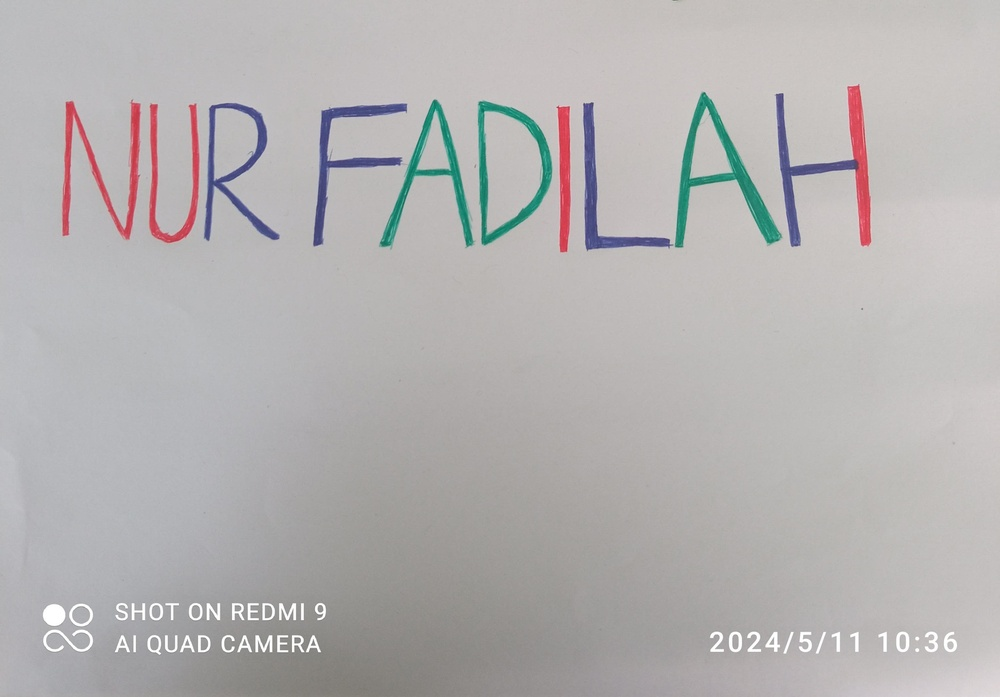
#> input picture dilaaaaaaaa/dila.jpg, 1000 x 697 px, shrunk from 3120 x 2174 before the run
$ jupyter execute Untitled.ipynb
#> lines starting #> are read from the running program, lines starting #| are printed output that depends on the picture; after the words box and inside, x2 and y2 are one past the last pixel; in counts of white or black regions, pixels touching at a corner belong together
## Import Library

[cell 1]
import cv2
import matplotlib.pyplot as plt

[cell 2]
citra = cv2.imread("dila.jpg")
#> citra is the input picture: shape (697, 1000, 3); mean B, G, R 178.1, 178, 180.5

## Konversi Img dari BGR ke RGB

[cell 3]
img_rgb = cv2.cvtColor(citra, cv2.COLOR_BGR2RGB)

## Menampilkan Img dan Deteksi Warna

[cell 4]
red_channel = img_rgb[:,:,0]
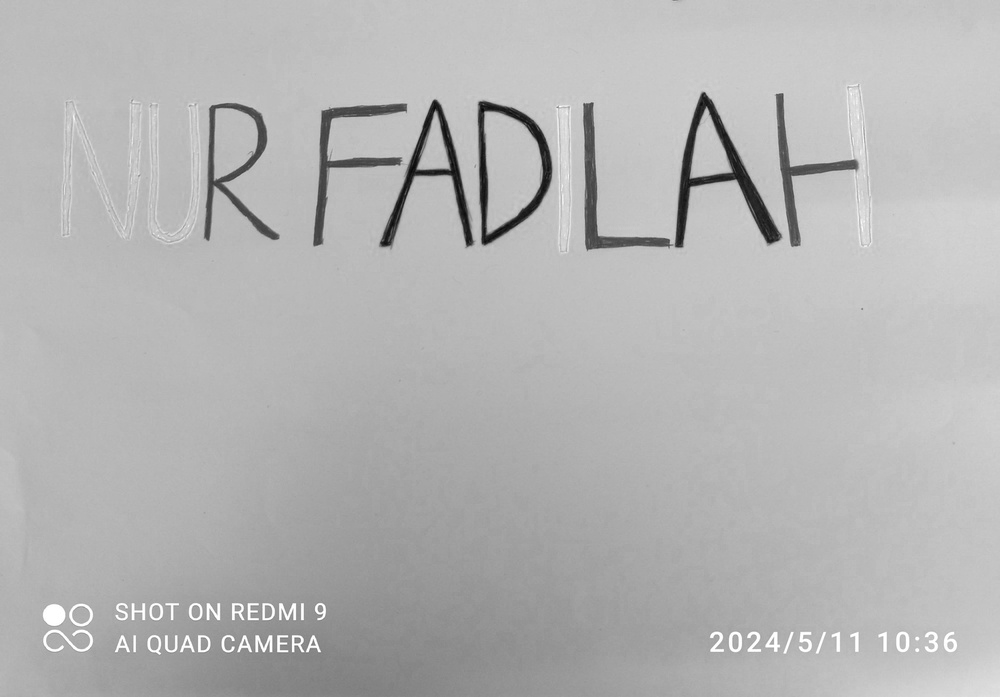
#> red_channel: shape (697, 1000); min 5, max 255, mean 180.5
green_channel = img_rgb[:,:,1]
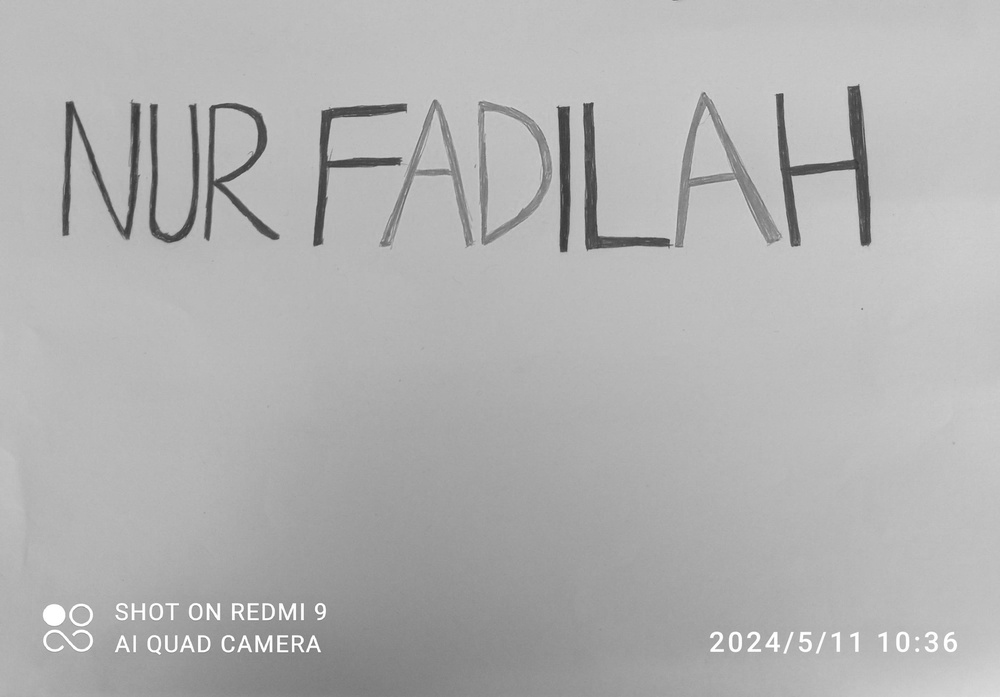
#> green_channel: shape (697, 1000); min 53, max 255, mean 178
blue_channel = img_rgb[:,:,2]

plt.figure(figsize=(15,5))

plt.subplot(1, 4, 1)
plt.imshow(img_rgb)
plt.title('Citra Kontras') # Judul subplot
plt.axis('off') # Menonaktifkan sumbu x dan y

plt.subplot(1, 4, 2)
plt.imshow(red_channel, cmap='gray')
plt.title('Red Channel')
plt.axis('off')

plt.subplot(1, 4, 3)
plt.imshow(green_channel, cmap='gray')
plt.title('Green Channel')
plt.axis('off')

plt.subplot(1, 4, 4)
plt.imshow(blue_channel, cmap='gray')
plt.title('Blue Channel')
plt.axis('off')

plt.show()
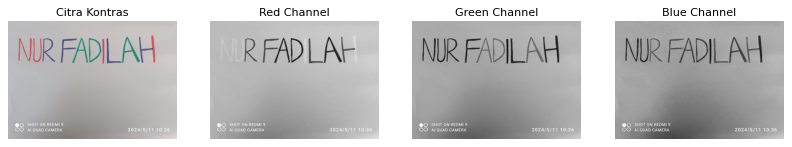
#> figure drawn by matplotlib, 4 panels

## Menampilkan histogram dari img RGB dan setiap saluran warna

[cell 5]
red_hist = cv2.calcHist([red_channel], [0], None, [256], [0,256])
#> red_hist = 256 values, max 29054 at index 188, min 0 at index 0, mean 2722.7
green_hist = cv2.calcHist([green_channel], [0], None, [256], [0,256])
#> green_hist = 256 values, max 33536 at index 188, min 0 at index 0, mean 2722.7
blue_hist = cv2.calcHist([blue_channel], [0], None, [256], [0,256])
#> blue_hist = 256 values, max 39794 at index 189, min 0 at index 0, mean 2722.7
original_hist = cv2.calcHist([img_rgb], [0], None, [256], [0,256])
#> original_hist has the same summary as red_hist


#Menampilkan histogram
plt.subplot(2, 4, 5)
plt.plot(original_hist, color='black')
plt.title('Citra Kontras')
plt.xlabel('Pixel Intensity')
plt.ylabel('Frequency')
plt.xlim([0, 256])

plt.subplot(2, 4, 6)
plt.plot(red_hist, color='red')
plt.title('Red Histogram')
plt.xlabel('Pixel Intensity')
plt.ylabel('Frequency')
plt.xlim([0, 256])

plt.subplot(2, 4, 7)
plt.plot(green_hist, color='green')
plt.title('Green Histogram')
plt.xlabel('Pixel Intensity')
plt.ylabel('Frequency')
plt.xlim([0, 256])

plt.subplot(2, 4, 8)
plt.plot(blue_hist, color='blue')
plt.title('Blue Histogram')
plt.xlabel('Pixel Intensity')
plt.ylabel('Frequency')
plt.xlim([0, 256])

plt.tight_layout()
plt.show()
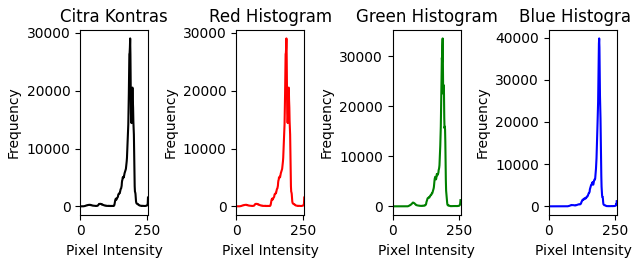
#> figure drawn by matplotlib, 4 panels; panel 1: curve peaks at x = 188, y = 29054; panel 2: curve peaks at x = 188, y = 29054; panel 3: curve peaks at x = 188, y = 33536; panel 4: curve peaks at x = 189, y = 39794

## URUTKAN AMBANG BATAS TERKECIL SAMAPAI DENGAN TERBESAR

[cell 6]
import cv2
import matplotlib.pyplot as plt

# Baca gambar dan konversi ke RGB
citra = cv2.imread("dila.jpg")
img_rgb = cv2.cvtColor(citra, cv2.COLOR_BGR2RGB)

# Pisahkan saluran warna
red_channel = img_rgb[:,:,0]
green_channel = img_rgb[:,:,1]
blue_channel = img_rgb[:,:,2]

# Buat ambang batas terkecil hingga terbesar
thresholds = [50, 100, 150, 200]
thresholded_images = []
for threshold in thresholds:
    _, thresholded = cv2.threshold(red_channel, threshold, 255, cv2.THRESH_BINARY)
    thresholded_images.append(thresholded)
#> this loop made 4 passes
#> pass 1, `_, thresholded = cv2.threshold(red_channel, threshold, 255, cv2.THRESH..`:
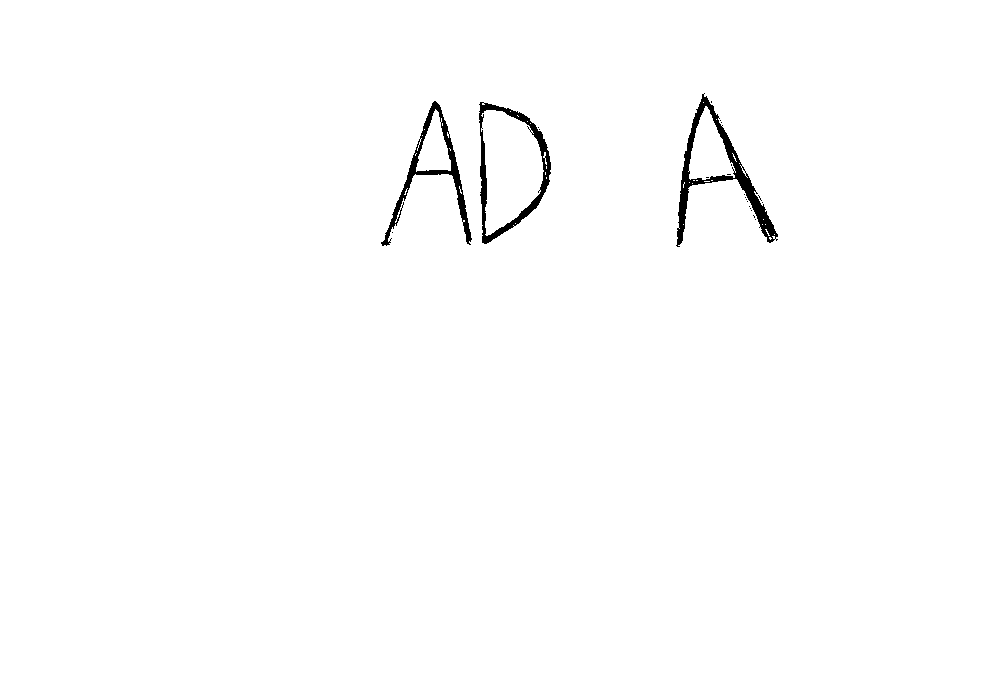
#> thresholded: shape (697, 1000); 99.1% white; 23 black regions (20 under 20 px), largest, box (x1, y1, x2, y2) and area: (676, 93, 778, 247) 2502, (479, 102, 551, 244) 1816, (381, 101, 472, 246) 1756
#> pass 2, `_, thresholded = cv2.threshold(red_channel, threshold, 255, cv2.THRESH..`:
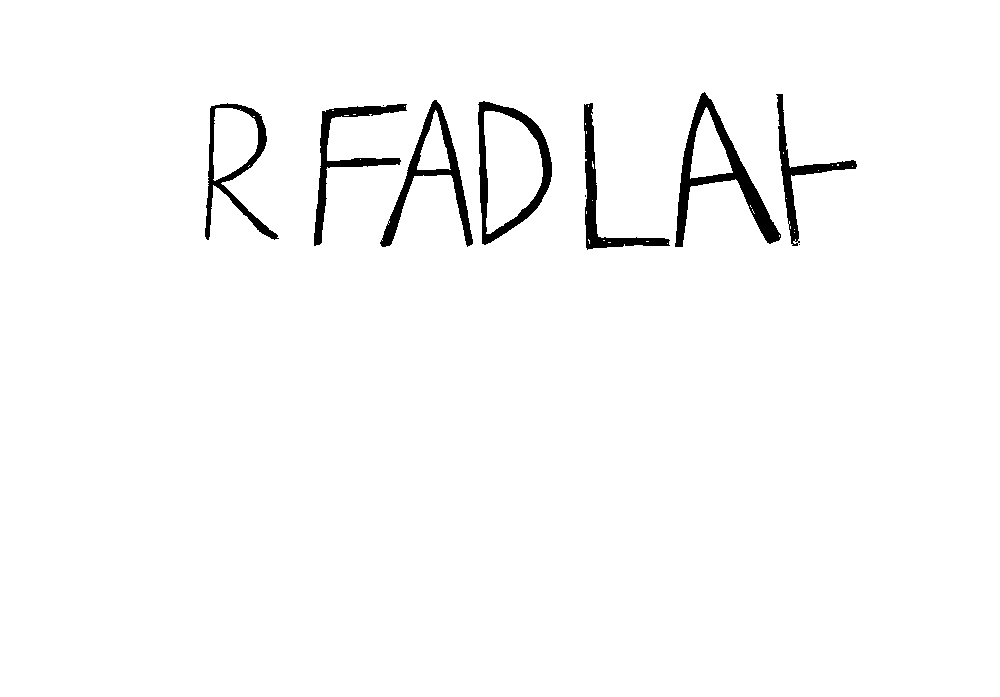
#> thresholded: shape (697, 1000); 97.6% white; 10 black regions (3 under 20 px), largest, box (x1, y1, x2, y2) and area: (675, 92, 781, 247) 3486, (478, 101, 552, 245) 2548, (380, 100, 473, 247) 2516
#> pass 3, `_, thresholded = cv2.threshold(red_channel, threshold, 255, cv2.THRESH..`:
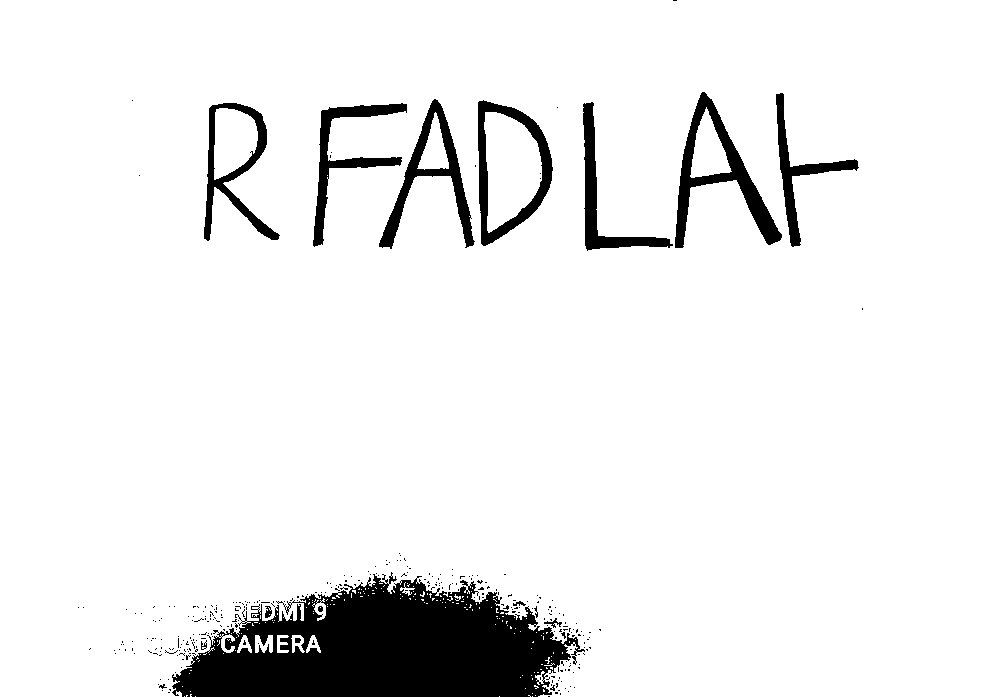
#> thresholded: shape (697, 1000); 92.4% white; 316 black regions (301 under 20 px), largest, box (x1, y1, x2, y2) and area: (172, 572, 585, 697) 32195, (675, 92, 782, 248) 3924, (379, 99, 475, 249) 3046
#> after the loop, thresholded_images = 4 items

# Urutkan ambang batas dari terkecil hingga terbesar
sorted_thresholds_images = sorted(zip(thresholds, thresholded_images))
#> sorted_thresholds_images = 4 items

# Tampilkan 4 gambar hasil ambang dengan latar belakang gelap atau hitam
plt.figure(figsize=(15, 5))

for i, (threshold, thresholded) in enumerate(sorted_thresholds_images[:4]):
    plt.subplot(1, 4, i + 1)
    plt.imshow(thresholded, cmap='gray')
    plt.title(f'Threshold: {threshold}')
    plt.axis('off')
#> this loop made 4 passes
#> threshold on passes 1 to 4: 50, 100, 150, 200

plt.show()
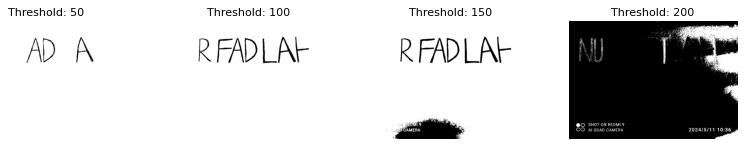
#> figure drawn by matplotlib, 4 panels
